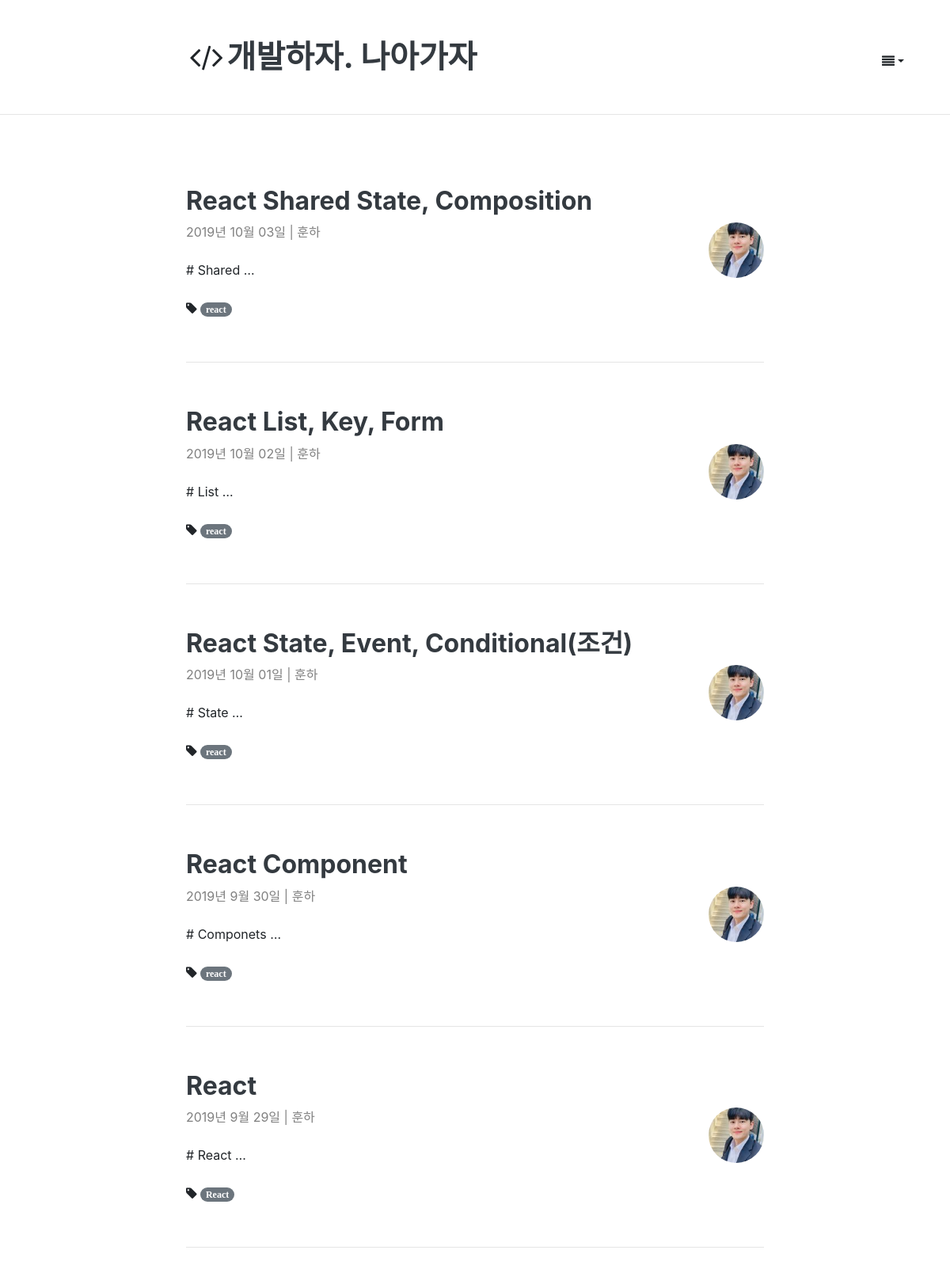
Page /react/ on the committed database.
### blog/models.py (models this page shows, shortened)
class Post(models.Model):
    author = models.ForeignKey(Account , on_delete=models.CASCADE)
    title = models.CharField(max_length=100, verbose_name = 'Title' , help_text = 'Please enter a posting title')
    text = models.TextField(verbose_name='Contents')
    photo = ProcessedImageField(blank=True, upload_to = 'blog/post/%Y' ,processors = [Thumbnail(300,300)],format='JPEG' ,options={'quality': 60})
    created_date= models.DateTimeField(default =timezone.now)
    published_date = models.DateTimeField(blank=True , null=True)
    tags = models.CharField(max_length=100, blank=True)
    class Meta:
        ordering = ['-id']
    def get_absolute_url(self):
        return reverse('post_detail', args=[self.id])

### account/models.py (models this page shows, shortened)
class Account(AbstractBaseUser, PermissionsMixin):
    email = models.EmailField(
        verbose_name=('email address'),
        max_length=255,
        unique=True,
    )
    username = models.CharField(('username'), max_length=30,
                                help_text=('Requierd. 30 characters or fewer. Letters, digits'
                                           ' and ./+/-/_ only'),
                                validators=[  # 정규식을 통한 특수문자 제외
                                    validators.RegexValidator(r'^[\w.+-]+$', ('Enter a valid username.'), 'invalid')
                                ])
    is_staff = models.BooleanField(('staff status'), default=False,
                                   help_text='Designates whether the user can log into this admin site')
    is_active = models.BooleanField(('active'), default=True,
                                    help_text='Designates whether this user should be treated as '
                                              'active. Unselect this instead of deleting accounts.')
    date_joined = models.DateTimeField(('date joined'), default=timezone.now)
    thumbnail = ProcessedImageField(blank=True, upload_to="profile" , null=True, processors=[ResizeToFill(100,100)],
                                    format='JPEG', options={'quality': 80})
    created_at = models.DateTimeField(auto_now_add=True)
    updated_at = models.DateTimeField(auto_now=True)
    object = AccountManager()
    USERNAME_FIELD = 'email'
    REQUIRED_FIELDS = ['username']
    class Meta:
        verbose_name = ('user')
        verbose_name_plural = ('users')
        swappable = 'AUTH_USER_MODEL'

### blog/views.py (the view)
# urls.py: path('<tags>/', views.post_tags, name='post_tags'),
def post_tags(request, tags):
    posts = Post.objects.select_related('author').filter(tags__contains=tags)
    context = {
        'tags': tags,
        'posts': posts
    }
    return render(request, 'blog/post_tags.html', context)

### blog/templates/blog/post_tags.html
{% extends 'blog/layout.html' %}
{% block content %}
    <div class="container">
        <div class="row">
             <div class="col-md-2"></div>
            <div class="col-md-8">
                 {% for post in posts %}
                    <div class="blog-post">
                        <div class="blog-post-title">
                            <h2><a href="{{ post.get_absolute_url }}" class="text-dark"><b>{{ post.title }}</b></a>
                            </h2>
                        </div>
                        <div class="blog-post-meta">
                            <div class="post-author" style="color: gray;">
                                <img src="{{ post.author.thumbnail.url }}" alt=""
                                     style="float: right; width: 70px; border-radius: 50%">{{ post.created_date|date:"Y년 M d일" }}
                                | {{ post.author.username }}
                            </div>
                        </div>
                        <br>
                        <div class="post-summary" style="font-size:1rem">{{ post.text|truncatewords_html:2 }}</div>
                        <br>
                        <i class="fa fa-tag" title="tags">
                            {% if post.tags %}
                                <a class="badge badge-pill badge-secondary"
                                   href="{% url "post_tags" post.tags %}">{{ post.tags }}</a>
                            {% else %}
                                <a href=""></a>
                            {% endif %}
                        </i>
                    </div>
                    <hr/>
                {% endfor %}
            </div>
        </div>
    </div>
{% endblock %}

### blog/static/blog/post_list.css (style rules this page uses)
.blog-post { padding-top: 40px; padding-bottom: 40px; }

### templates/layout.html (style rules this page uses)
html { position: relative; min-height: 100%; }
body { margin-bottom: 60px; min-height: 100%; }

### rows in the picture
Post: title "React Shared State, Composition", author.thumbnail (picture), created_date "2019년 10월 03일", author.username "훈하", text "# Shared …", tags "react"
Post: title "React List, Key, Form", author.thumbnail (picture), created_date "2019년 10월 02일", author.username "훈하", text "# List …", tags "react"
Post: title "React State, Event, Conditional(조건)", author.thumbnail (picture), created_date "2019년 10월 01일", author.username "훈하", text "# State …", tags "react"
Post: title "React Component", author.thumbnail (picture), created_date "2019년 9월 30일", author.username "훈하", text "# Componets …", tags "react"
Post: title "React", author.thumbnail (picture), created_date "2019년 9월 29일", author.username "훈하", text "# React …", tags "React"
